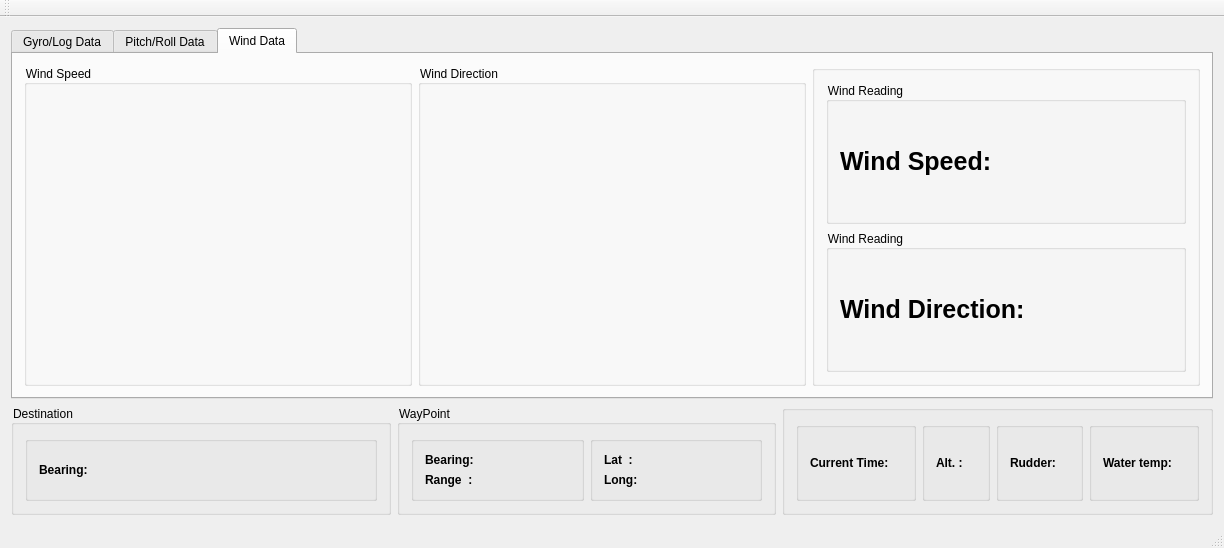
<?xml version="1.0" encoding="UTF-8"?>
<ui version="4.0">
 <class>MainWindow</class>
 <widget class="QMainWindow" name="MainWindow">
  <property name="geometry">
   <rect>
    <x>0</x>
    <y>0</y>
    <width>1224</width>
    <height>548</height>
   </rect>
  </property>
  <property name="windowTitle">
   <string>MainWindow</string>
  </property>
  <property name="styleSheet">
   <string notr="true">color:black;</string>
  </property>
  <widget class="QWidget" name="centralWidget">
   <layout class="QVBoxLayout" name="verticalLayout">
    <item>
     <widget class="QTabWidget" name="tabWidget">
      <property name="currentIndex">
       <number>2</number>
      </property>
      <widget class="QWidget" name="tab">
       <attribute name="title">
        <string>Gyro/Log Data</string>
       </attribute>
       <layout class="QGridLayout" name="gridLayout">
        <item row="0" column="0">
         <layout class="QHBoxLayout" name="horizontalLayout">
          <item>
           <widget class="QGroupBox" name="groupBox_gyrometer">
            <property name="minimumSize">
             <size>
              <width>100</width>
              <height>100</height>
             </size>
            </property>
            <property name="title">
             <string>Gyrometer</string>
            </property>
            <layout class="QGridLayout" name="gridLayout_9">
             <item row="0" column="0">
              <layout class="QVBoxLayout" name="verticalLayout_Gyrometer"/>
             </item>
            </layout>
           </widget>
          </item>
          <item>
           <widget class="QGroupBox" name="groupBox_gyrometer_logmeter">
            <property name="minimumSize">
             <size>
              <width>100</width>
              <height>100</height>
             </size>
            </property>
            <property name="title">
             <string>Logmeter</string>
            </property>
            <layout class="QGridLayout" name="gridLayout_10">
             <item row="0" column="0">
              <layout class="QVBoxLayout" name="verticalLayout_logmeter"/>
             </item>
            </layout>
           </widget>
          </item>
          <item>
           <widget class="QGroupBox" name="groupBox_3">
            <property name="title">
             <string/>
            </property>
            <layout class="QVBoxLayout" name="verticalLayout_3">
             <item>
              <widget class="QGroupBox" name="groupBox_42">
               <property name="title">
                <string/>
               </property>
               <layout class="QGridLayout" name="gridLayout_13">
                <item row="0" column="0">
                 <widget class="QGroupBox" name="groupBox">
                  <property name="title">
                   <string>Gyro Reading</string>
                  </property>
                  <layout class="QGridLayout" name="gridLayout_11">
                   <item row="0" column="0">
                    <layout class="QHBoxLayout" name="horizontalLayout_11">
                     <item>
                      <widget class="QLabel" name="label">
                       <property name="autoFillBackground">
                        <bool>true</bool>
                       </property>
                       <property name="styleSheet">
                        <string notr="true">font-size:25px;
color:black;
font-weight:bold;</string>
                       </property>
                       <property name="text">
                        <string>Latitude:</string>
                       </property>
                      </widget>
                     </item>
                     <item>
                      <widget class="QLabel" name="label_latitude">
                       <property name="styleSheet">
                        <string notr="true">font-size:25px;
color:black;
font-weight:bold;</string>
                       </property>
                       <property name="text">
                        <string/>
                       </property>
                      </widget>
                     </item>
                    </layout>
                   </item>
                  </layout>
                  <zorder></zorder>
                 </widget>
                </item>
                <item row="1" column="0">
                 <widget class="QGroupBox" name="groupBox_2">
                  <property name="title">
                   <string/>
                  </property>
                  <layout class="QGridLayout" name="gridLayout_12">
                   <item row="0" column="0">
                    <layout class="QHBoxLayout" name="horizontalLayout_12">
                     <item>
                      <widget class="QLabel" name="label_2">
                       <property name="styleSheet">
                        <string notr="true">font-size:25px;
color:black;
font-weight:bold;</string>
                       </property>
                       <property name="text">
                        <string>Longitude:</string>
                       </property>
                      </widget>
                     </item>
                     <item>
                      <widget class="QLabel" name="label_longitude">
                       <property name="styleSheet">
                        <string notr="true">font-size:25px;
color:black;
font-weight:bold;</string>
                       </property>
                       <property name="text">
                        <string/>
                       </property>
                      </widget>
                     </item>
                    </layout>
                   </item>
                  </layout>
                  <zorder></zorder>
                 </widget>
                </item>
               </layout>
              </widget>
             </item>
             <item>
              <widget class="QGroupBox" name="groupBox_43">
               <property name="title">
                <string>Log Meter Reading</string>
               </property>
               <layout class="QGridLayout" name="gridLayout_14">
                <item row="0" column="0">
                 <layout class="QHBoxLayout" name="horizontalLayout_13">
                  <item>
                   <widget class="QLabel" name="label_3">
                    <property name="styleSheet">
                     <string notr="true">font-size:25px;
color:black;
font-weight:bold;</string>
                    </property>
                    <property name="text">
                     <string>Speed:</string>
                    </property>
                   </widget>
                  </item>
                  <item>
                   <widget class="QLabel" name="label_speed">
                    <property name="styleSheet">
                     <string notr="true">font-size:25px;
color:black;
font-weight:bold;</string>
                    </property>
                    <property name="text">
                     <string/>
                    </property>
                   </widget>
                  </item>
                 </layout>
                </item>
               </layout>
              </widget>
             </item>
            </layout>
           </widget>
          </item>
         </layout>
        </item>
       </layout>
      </widget>
      <widget class="QWidget" name="tab_2">
       <attribute name="title">
        <string>Pitch/Roll Data</string>
       </attribute>
       <layout class="QGridLayout" name="gridLayout_2">
        <item row="0" column="0">
         <layout class="QHBoxLayout" name="horizontalLayout_6">
          <item>
           <widget class="QGroupBox" name="groupBox_24">
            <property name="title">
             <string>Pitch</string>
            </property>
            <layout class="QGridLayout" name="gridLayout_25">
             <item row="0" column="0">
              <layout class="QVBoxLayout" name="verticalLayout_Pitch"/>
             </item>
            </layout>
           </widget>
          </item>
          <item>
           <widget class="QGroupBox" name="groupBox_25">
            <property name="title">
             <string>Roll</string>
            </property>
            <layout class="QGridLayout" name="gridLayout_26">
             <item row="0" column="0">
              <layout class="QVBoxLayout" name="verticalLayout_roll"/>
             </item>
            </layout>
           </widget>
          </item>
          <item>
           <widget class="QGroupBox" name="groupBox_26">
            <property name="title">
             <string/>
            </property>
            <layout class="QGridLayout" name="gridLayout_31">
             <item row="1" column="0">
              <widget class="QGroupBox" name="groupBox_47">
               <property name="title">
                <string>Roll Reading</string>
               </property>
               <layout class="QGridLayout" name="gridLayout_30">
                <item row="0" column="0">
                 <layout class="QHBoxLayout" name="horizontalLayout_17">
                  <item>
                   <widget class="QLabel" name="label_33">
                    <property name="styleSheet">
                     <string notr="true">font-size:25px;
color:black;
font-weight:bold;</string>
                    </property>
                    <property name="text">
                     <string>Roll:</string>
                    </property>
                   </widget>
                  </item>
                  <item>
                   <widget class="QLabel" name="label_Roll">
                    <property name="styleSheet">
                     <string notr="true">font-size:25px;
color:black;
font-weight:bold;</string>
                    </property>
                    <property name="text">
                     <string/>
                    </property>
                   </widget>
                  </item>
                 </layout>
                </item>
               </layout>
              </widget>
             </item>
             <item row="0" column="0">
              <widget class="QGroupBox" name="groupBox_44">
               <property name="title">
                <string>Pitch Reading</string>
               </property>
               <layout class="QGridLayout" name="gridLayout_27">
                <item row="0" column="0">
                 <layout class="QHBoxLayout" name="horizontalLayout_16">
                  <item>
                   <widget class="QLabel" name="label_31">
                    <property name="styleSheet">
                     <string notr="true">font-size:25px;
color:black;
font-weight:bold;</string>
                    </property>
                    <property name="text">
                     <string>Pitch:</string>
                    </property>
                   </widget>
                  </item>
                  <item>
                   <widget class="QLabel" name="label_Pitch">
                    <property name="styleSheet">
                     <string notr="true">font-size:25px;
color:black;
font-weight:bold;</string>
                    </property>
                    <property name="text">
                     <string/>
                    </property>
                   </widget>
                  </item>
                 </layout>
                </item>
               </layout>
              </widget>
             </item>
            </layout>
           </widget>
          </item>
         </layout>
        </item>
       </layout>
      </widget>
      <widget class="QWidget" name="tab_4">
       <attribute name="title">
        <string>Wind Data</string>
       </attribute>
       <layout class="QGridLayout" name="gridLayout_4">
        <item row="0" column="0">
         <layout class="QHBoxLayout" name="horizontalLayout_8">
          <item>
           <widget class="QGroupBox" name="groupBox_30">
            <property name="title">
             <string>Wind Speed</string>
            </property>
            <layout class="QGridLayout" name="gridLayout_33">
             <item row="0" column="0">
              <layout class="QVBoxLayout" name="verticalLayout_WindSpeed"/>
             </item>
            </layout>
           </widget>
          </item>
          <item>
           <widget class="QGroupBox" name="groupBox_31">
            <property name="title">
             <string>Wind Direction</string>
            </property>
            <layout class="QVBoxLayout" name="verticalLayout_5">
             <item>
              <layout class="QVBoxLayout" name="verticalLayout_windDirection"/>
             </item>
            </layout>
           </widget>
          </item>
          <item>
           <widget class="QGroupBox" name="groupBox_32">
            <property name="title">
             <string/>
            </property>
            <layout class="QVBoxLayout" name="verticalLayout_4">
             <item>
              <layout class="QVBoxLayout" name="verticalLayout_2">
               <item>
                <widget class="QGroupBox" name="groupBox_45">
                 <property name="title">
                  <string>Wind Reading</string>
                 </property>
                 <layout class="QGridLayout" name="gridLayout_28">
                  <item row="0" column="0">
                   <layout class="QHBoxLayout" name="horizontalLayout_18">
                    <item>
                     <widget class="QLabel" name="label_35">
                      <property name="styleSheet">
                       <string notr="true">font-size:25px;
color:black;
font-weight:bold;</string>
                      </property>
                      <property name="text">
                       <string>Wind Speed:</string>
                      </property>
                     </widget>
                    </item>
                    <item>
                     <widget class="QLabel" name="label_windSpeed">
                      <property name="styleSheet">
                       <string notr="true">font-size:25px;
color:black;
font-weight:bold;</string>
                      </property>
                      <property name="text">
                       <string/>
                      </property>
                     </widget>
                    </item>
                   </layout>
                  </item>
                 </layout>
                </widget>
               </item>
              </layout>
             </item>
             <item>
              <widget class="QGroupBox" name="groupBox_46">
               <property name="title">
                <string>Wind Reading</string>
               </property>
               <layout class="QGridLayout" name="gridLayout_29">
                <item row="0" column="0">
                 <layout class="QHBoxLayout" name="horizontalLayout_19">
                  <item>
                   <widget class="QLabel" name="label_37">
                    <property name="styleSheet">
                     <string notr="true">font-size:25px;
color:black;
font-weight:bold;</string>
                    </property>
                    <property name="text">
                     <string>Wind Direction:</string>
                    </property>
                   </widget>
                  </item>
                  <item>
                   <widget class="QLabel" name="label_WindDirection">
                    <property name="styleSheet">
                     <string notr="true">font-size:25px;
color:black;
font-weight:bold;</string>
                    </property>
                    <property name="text">
                     <string/>
                    </property>
                   </widget>
                  </item>
                 </layout>
                </item>
               </layout>
              </widget>
             </item>
            </layout>
           </widget>
          </item>
         </layout>
        </item>
       </layout>
      </widget>
     </widget>
    </item>
    <item>
     <layout class="QHBoxLayout" name="horizontalLayout_3">
      <item>
       <widget class="QGroupBox" name="groupBox_7">
        <property name="title">
         <string>Destination</string>
        </property>
        <layout class="QGridLayout" name="gridLayout_3">
         <item row="0" column="0">
          <widget class="QGroupBox" name="groupBox_23">
           <property name="maximumSize">
            <size>
             <width>16777215</width>
             <height>16777215</height>
            </size>
           </property>
           <property name="title">
            <string/>
           </property>
           <layout class="QGridLayout" name="gridLayout_19">
            <item row="0" column="0">
             <widget class="QLabel" name="label_15">
              <property name="styleSheet">
               <string notr="true">font-size:12px;
color:black;
font-weight:bold;</string>
              </property>
              <property name="text">
               <string>Bearing:</string>
              </property>
             </widget>
            </item>
            <item row="0" column="1">
             <widget class="QLabel" name="label_Destination_Bearing">
              <property name="maximumSize">
               <size>
                <width>16777215</width>
                <height>50</height>
               </size>
              </property>
              <property name="styleSheet">
               <string notr="true">font-size:12px;
color:black;
font-weight:bold;</string>
              </property>
              <property name="text">
               <string/>
              </property>
             </widget>
            </item>
           </layout>
          </widget>
         </item>
        </layout>
       </widget>
      </item>
      <item>
       <widget class="QGroupBox" name="groupBox_4">
        <property name="title">
         <string>WayPoint</string>
        </property>
        <layout class="QGridLayout" name="gridLayout_5">
         <item row="0" column="0">
          <widget class="QGroupBox" name="groupBox_6">
           <property name="title">
            <string/>
           </property>
           <layout class="QFormLayout" name="formLayout_2">
            <item row="0" column="0">
             <widget class="QLabel" name="label_23">
              <property name="styleSheet">
               <string notr="true">font-size:12px;
color:black;
font-weight:bold;</string>
              </property>
              <property name="text">
               <string>Bearing:</string>
              </property>
             </widget>
            </item>
            <item row="0" column="1">
             <widget class="QLabel" name="label_WayPoint_Bearing">
              <property name="styleSheet">
               <string notr="true">font-size:12px;
color:black;
font-weight:bold;</string>
              </property>
              <property name="text">
               <string/>
              </property>
             </widget>
            </item>
            <item row="1" column="0">
             <widget class="QLabel" name="label_25">
              <property name="styleSheet">
               <string notr="true">font-size:12px;
color:black;
font-weight:bold;</string>
              </property>
              <property name="text">
               <string>Range  :</string>
              </property>
             </widget>
            </item>
            <item row="1" column="1">
             <widget class="QLabel" name="label_wayPoint_distance">
              <property name="styleSheet">
               <string notr="true">font-size:12px;
color:black;
font-weight:bold;</string>
              </property>
              <property name="text">
               <string/>
              </property>
             </widget>
            </item>
           </layout>
          </widget>
         </item>
         <item row="0" column="1">
          <widget class="QGroupBox" name="groupBox_5">
           <property name="title">
            <string/>
           </property>
           <layout class="QFormLayout" name="formLayout">
            <item row="0" column="0">
             <widget class="QLabel" name="label_19">
              <property name="styleSheet">
               <string notr="true">font-size:12px;
color:black;
font-weight:bold;</string>
              </property>
              <property name="text">
               <string>Lat  :</string>
              </property>
             </widget>
            </item>
            <item row="0" column="1">
             <widget class="QLabel" name="label_waypoint_Lat">
              <property name="styleSheet">
               <string notr="true">font-size:12px;
color:black;
font-weight:bold;</string>
              </property>
              <property name="text">
               <string/>
              </property>
             </widget>
            </item>
            <item row="1" column="0">
             <widget class="QLabel" name="label_21">
              <property name="styleSheet">
               <string notr="true">font-size:12px;
color:black;
font-weight:bold;</string>
              </property>
              <property name="text">
               <string>Long:</string>
              </property>
             </widget>
            </item>
            <item row="1" column="1">
             <widget class="QLabel" name="label_waypoint_Long">
              <property name="styleSheet">
               <string notr="true">font-size:12px;
color:black;
font-weight:bold;</string>
              </property>
              <property name="text">
               <string/>
              </property>
             </widget>
            </item>
           </layout>
          </widget>
         </item>
        </layout>
        <zorder>groupBox_5</zorder>
        <zorder>groupBox_6</zorder>
       </widget>
      </item>
      <item>
       <widget class="QGroupBox" name="groupBox_8">
        <property name="title">
         <string/>
        </property>
        <layout class="QHBoxLayout" name="horizontalLayout_2">
         <item>
          <widget class="QGroupBox" name="groupBox_22">
           <property name="title">
            <string/>
           </property>
           <layout class="QGridLayout" name="gridLayout_18">
            <item row="0" column="0">
             <widget class="QLabel" name="label_16">
              <property name="styleSheet">
               <string notr="true">font-size:12px;
color:black;
font-weight:bold;</string>
              </property>
              <property name="text">
               <string>Current Time:</string>
              </property>
             </widget>
            </item>
            <item row="0" column="1">
             <widget class="QLabel" name="label_Date_Time">
              <property name="styleSheet">
               <string notr="true">font-size:12px;
color:black;
font-weight:bold;</string>
              </property>
              <property name="text">
               <string/>
              </property>
             </widget>
            </item>
           </layout>
          </widget>
         </item>
         <item>
          <widget class="QGroupBox" name="groupBox_20">
           <property name="title">
            <string/>
           </property>
           <layout class="QGridLayout" name="gridLayout_16">
            <item row="0" column="1">
             <widget class="QLabel" name="label_Altitude">
              <property name="styleSheet">
               <string notr="true">font-size:12px;
color:black;
font-weight:bold;</string>
              </property>
              <property name="text">
               <string/>
              </property>
             </widget>
            </item>
            <item row="0" column="0">
             <widget class="QLabel" name="label_12">
              <property name="styleSheet">
               <string notr="true">font-size:12px;
color:black;
font-weight:bold;</string>
              </property>
              <property name="text">
               <string>Alt. :</string>
              </property>
             </widget>
            </item>
           </layout>
          </widget>
         </item>
         <item>
          <widget class="QGroupBox" name="groupBox_21">
           <property name="title">
            <string/>
           </property>
           <layout class="QGridLayout" name="gridLayout_17">
            <item row="0" column="1">
             <widget class="QLabel" name="label_rudder">
              <property name="styleSheet">
               <string notr="true">font-size:12px;
color:black;
font-weight:bold;</string>
              </property>
              <property name="text">
               <string/>
              </property>
             </widget>
            </item>
            <item row="0" column="0">
             <widget class="QLabel" name="label_14">
              <property name="styleSheet">
               <string notr="true">font-size:12px;
color:black;
font-weight:bold;</string>
              </property>
              <property name="text">
               <string>Rudder:</string>
              </property>
             </widget>
            </item>
           </layout>
          </widget>
         </item>
         <item>
          <widget class="QGroupBox" name="groupBox_19">
           <property name="title">
            <string/>
           </property>
           <layout class="QGridLayout" name="gridLayout_15">
            <item row="0" column="0">
             <widget class="QLabel" name="label_9">
              <property name="styleSheet">
               <string notr="true">font-size:12px;
color:black;
font-weight:bold;</string>
              </property>
              <property name="text">
               <string>Water temp:</string>
              </property>
             </widget>
            </item>
            <item row="0" column="1">
             <widget class="QLabel" name="label_waterTemp">
              <property name="styleSheet">
               <string notr="true">font-size:12px;
color:black;
font-weight:bold;</string>
              </property>
              <property name="text">
               <string/>
              </property>
             </widget>
            </item>
           </layout>
          </widget>
         </item>
        </layout>
       </widget>
      </item>
     </layout>
    </item>
   </layout>
  </widget>
  <widget class="QMenuBar" name="menuBar">
   <property name="geometry">
    <rect>
     <x>0</x>
     <y>0</y>
     <width>1224</width>
     <height>21</height>
    </rect>
   </property>
  </widget>
  <widget class="QToolBar" name="mainToolBar">
   <attribute name="toolBarArea">
    <enum>TopToolBarArea</enum>
   </attribute>
   <attribute name="toolBarBreak">
    <bool>false</bool>
   </attribute>
  </widget>
  <widget class="QStatusBar" name="statusBar"/>
 </widget>
 <layoutdefault spacing="6" margin="11"/>
 <resources/>
 <connections/>
</ui>
